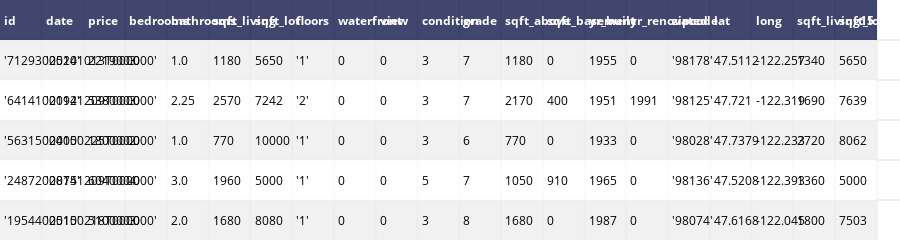

Notebook code for this chart:
### Code cell
import plotly.offline as py
import plotly.graph_objs as go
import pandas as pd
plotly.offline.init_notebook_mode(connected=True)

df = pd.read_csv("https://raw.githubusercontent.com/degharbi/Housing-prices-prediction/master/data/kc_house_data.csv")

table = ff.create_table(df.head())
py.iplot(table, filename='jupyter-table1')

### Figure 1 — Plotly figure (JSON) as saved in the notebook; plotly's stock layout.template omitted (floating-point values rounded to 4 significant figures)
{"data": [{"colorscale": [[0, "#00083e"], [0.5, "#ededee"], [1, "#ffffff"]], "hoverinfo": "none", "opacity": 0.75, "showscale": false, "type": "heatmap", "uid": "5973d745-b211-4447-a5da-59459d58fee6", "z": [[0, 0, 0, 0, 0, 0, 0, 0, 0, 0, 0, 0, 0, 0, 0, 0, 0, 0, 0, 0, 0], [0.5, 0.5, 0.5, 0.5, 0.5, 0.5, 0.5, 0.5, 0.5, 0.5, 0.5, 0.5, 0.5, 0.5, 0.5, 0.5, 0.5, 0.5, 0.5, 0.5, 0.5], [1, 1, 1, 1, 1, 1, 1, 1, 1, 1, 1, 1, 1, 1, 1, 1, 1, 1, 1, 1, 1], [0.5, 0.5, 0.5, 0.5, 0.5, 0.5, 0.5, 0.5, 0.5, 0.5, 0.5, 0.5, 0.5, 0.5, 0.5, 0.5, 0.5, 0.5, 0.5, 0.5, 0.5], [1, 1, 1, 1, 1, 1, 1, 1, 1, 1, 1, 1, 1, 1, 1, 1, 1, 1, 1, 1, 1], [0.5, 0.5, 0.5, 0.5, 0.5, 0.5, 0.5, 0.5, 0.5, 0.5, 0.5, 0.5, 0.5, 0.5, 0.5, 0.5, 0.5, 0.5, 0.5, 0.5, 0.5]]}], "layout": {"annotations": [{"align": "left", "font": {"color": "#ffffff"}, "showarrow": false, "text": "<b>id</b>", "x": -0.45, "xanchor": "left", "xref": "x", "y": 0, "yref": "y"}, {"align": "left", "font": {"color": "#ffffff"}, "showarrow": false, "text": "<b>date</b>", "x": 0.55, "xanchor": "left", "xref": "x", "y": 0, "yref": "y"}, {"align": "left", "font": {"color": "#ffffff"}, "showarrow": false, "text": "<b>price</b>", "x": 1.55, "xanchor": "left", "xref": "x", "y": 0, "yref": "y"}, {"align": "left", "font": {"color": "#ffffff"}, "showarrow": false, "text": "<b>bedrooms</b>", "x": 2.55, "xanchor": "left", "xref": "x", "y": 0, "yref": "y"}, {"align": "left", "font": {"color": "#ffffff"}, "showarrow": false, "text": "<b>bathrooms</b>", "x": 3.55, "xanchor": "left", "xref": "x", "y": 0, "yref": "y"}, {"align": "left", "font": {"color": "#ffffff"}, "showarrow": false, "text": "<b>sqft_living</b>", "x": 4.55, "xanchor": "left", "xref": "x", "y": 0, "yref": "y"}, {"align": "left", "font": {"color": "#ffffff"}, "showarrow": false, "text": "<b>sqft_lot</b>", "x": 5.55, "xanchor": "left", "xref": "x", "y": 0, "yref": "y"}, {"align": "left", "font": {"color": "#ffffff"}, "showarrow": false, "text": "<b>floors</b>", "x": 6.55, "xanchor": "left", "xref": "x", "y": 0, "yref": "y"}, {"align": "left", "font": {"color": "#ffffff"}, "showarrow": false, "text": "<b>waterfront</b>", "x": 7.55, "xanchor": "left", "xref": "x", "y": 0, "yref": "y"}, {"align": "left", "font": {"color": "#ffffff"}, "showarrow": false, "text": "<b>view</b>", "x": 8.55, "xanchor": "left", "xref": "x", "y": 0, "yref": "y"}, {"align": "left", "font": {"color": "#ffffff"}, "showarrow": false, "text": "<b>condition</b>", "x": 9.55, "xanchor": "left", "xref": "x", "y": 0, "yref": "y"}, {"align": "left", "font": {"color": "#ffffff"}, "showarrow": false, "text": "<b>grade</b>", "x": 10.55, "xanchor": "left", "xref": "x", "y": 0, "yref": "y"}, {"align": "left", "font": {"color": "#ffffff"}, "showarrow": false, "text": "<b>sqft_above</b>", "x": 11.55, "xanchor": "left", "xref": "x", "y": 0, "yref": "y"}, {"align": "left", "font": {"color": "#ffffff"}, "showarrow": false, "text": "<b>sqft_basement</b>", "x": 12.55, "xanchor": "left", "xref": "x", "y": 0, "yref": "y"}, {"align": "left", "font": {"color": "#ffffff"}, "showarrow": false, "text": "<b>yr_built</b>", "x": 13.55, "xanchor": "left", "xref": "x", "y": 0, "yref": "y"}, {"align": "left", "font": {"color": "#ffffff"}, "showarrow": false, "text": "<b>yr_renovated</b>", "x": 14.55, "xanchor": "left", "xref": "x", "y": 0, "yref": "y"}, {"align": "left", "font": {"color": "#ffffff"}, "showarrow": false, "text": "<b>zipcode</b>", "x": 15.55, "xanchor": "left", "xref": "x", "y": 0, "yref": "y"}, {"align": "left", "font": {"color": "#ffffff"}, "showarrow": false, "text": "<b>lat</b>", "x": 16.55, "xanchor": "left", "xref": "x", "y": 0, "yref": "y"}, {"align": "left", "font": {"color": "#ffffff"}, "showarrow": false, "text": "<b>long</b>", "x": 17.55, "xanchor": "left", "xref": "x", "y": 0, "yref": "y"}, {"align": "left", "font": {"color": "#ffffff"}, "showarrow": false, "text": "<b>sqft_living15</b>", "x": 18.55, "xanchor": "left", "xref": "x", "y": 0, "yref": "y"}, {"align": "left", "font": {"color": "#ffffff"}, "showarrow": false, "text": "<b>sqft_lot15</b>", "x": 19.55, "xanchor": "left", "xref": "x", "y": 0, "yref": "y"}, {"align": "left", "font": {"color": "#000000"}, "showarrow": false, "text": "'7129300520'", "x": -0.45, "xanchor": "left", "xref": "x", "y": 1, "yref": "y"}, {"align": "left", "font": {"color": "#000000"}, "showarrow": false, "text": "'20141013T000000'", "x": 0.55, "xanchor": "left", "xref": "x", "y": 1, "yref": "y"}, {"align": "left", "font": {"color": "#000000"}, "showarrow": false, "text": "221900.0", "x": 1.55, "xanchor": "left", "xref": "x", "y": 1, "yref": "y"}, {"align": "left", "font": {"color": "#000000"}, "showarrow": false, "text": "3", "x": 2.55, "xanchor": "left", "xref": "x", "y": 1, "yref": "y"}, {"align": "left", "font": {"color": "#000000"}, "showarrow": false, "text": "1.0", "x": 3.55, "xanchor": "left", "xref": "x", "y": 1, "yref": "y"}, {"align": "left", "font": {"color": "#000000"}, "showarrow": false, "text": "1180", "x": 4.55, "xanchor": "left", "xref": "x", "y": 1, "yref": "y"}, {"align": "left", "font": {"color": "#000000"}, "showarrow": false, "text": "5650", "x": 5.55, "xanchor": "left", "xref": "x", "y": 1, "yref": "y"}, {"align": "left", "font": {"color": "#000000"}, "showarrow": false, "text": "'1'", "x": 6.55, "xanchor": "left", "xref": "x", "y": 1, "yref": "y"}, {"align": "left", "font": {"color": "#000000"}, "showarrow": false, "text": "0", "x": 7.55, "xanchor": "left", "xref": "x", "y": 1, "yref": "y"}, {"align": "left", "font": {"color": "#000000"}, "showarrow": false, "text": "0", "x": 8.55, "xanchor": "left", "xref": "x", "y": 1, "yref": "y"}, {"align": "left", "font": {"color": "#000000"}, "showarrow": false, "text": "3", "x": 9.55, "xanchor": "left", "xref": "x", "y": 1, "yref": "y"}, {"align": "left", "font": {"color": "#000000"}, "showarrow": false, "text": "7", "x": 10.55, "xanchor": "left", "xref": "x", "y": 1, "yref": "y"}, {"align": "left", "font": {"color": "#000000"}, "showarrow": false, "text": "1180", "x": 11.55, "xanchor": "left", "xref": "x", "y": 1, "yref": "y"}, {"align": "left", "font": {"color": "#000000"}, "showarrow": false, "text": "0", "x": 12.55, "xanchor": "left", "xref": "x", "y": 1, "yref": "y"}, {"align": "left", "font": {"color": "#000000"}, "showarrow": false, "text": "1955", "x": 13.55, "xanchor": "left", "xref": "x", "y": 1, "yref": "y"}, {"align": "left", "font": {"color": "#000000"}, "showarrow": false, "text": "0", "x": 14.55, "xanchor": "left", "xref": "x", "y": 1, "yref": "y"}, {"align": "left", "font": {"color": "#000000"}, "showarrow": false, "text": "'98178'", "x": 15.55, "xanchor": "left", "xref": "x", "y": 1, "yref": "y"}, {"align": "left", "font": {"color": "#000000"}, "showarrow": false, "text": "47.5112", "x": 16.55, "xanchor": "left", "xref": "x", "y": 1, "yref": "y"}, {"align": "left", "font": {"color": "#000000"}, "showarrow": false, "text": "-122.257", "x": 17.55, "xanchor": "left", "xref": "x", "y": 1, "yref": "y"}, {"align": "left", "font": {"color": "#000000"}, "showarrow": false, "text": "1340", "x": 18.55, "xanchor": "left", "xref": "x", "y": 1, "yref": "y"}, {"align": "left", "font": {"color": "#000000"}, "showarrow": false, "text": "5650", "x": 19.55, "xanchor": "left", "xref": "x", "y": 1, "yref": "y"}, {"align": "left", "font": {"color": "#000000"}, "showarrow": false, "text": "'6414100192'", "x": -0.45, "xanchor": "left", "xref": "x", "y": 2, "yref": "y"}, {"align": "left", "font": {"color": "#000000"}, "showarrow": false, "text": "'20141209T000000'", "x": 0.55, "xanchor": "left", "xref": "x", "y": 2, "yref": "y"}, {"align": "left", "font": {"color": "#000000"}, "showarrow": false, "text": "538000.0", "x": 1.55, "xanchor": "left", "xref": "x", "y": 2, "yref": "y"}, {"align": "left", "font": {"color": "#000000"}, "showarrow": false, "text": "3", "x": 2.55, "xanchor": "left", "xref": "x", "y": 2, "yref": "y"}, {"align": "left", "font": {"color": "#000000"}, "showarrow": false, "text": "2.25", "x": 3.55, "xanchor": "left", "xref": "x", "y": 2, "yref": "y"}, {"align": "left", "font": {"color": "#000000"}, "showarrow": false, "text": "2570", "x": 4.55, "xanchor": "left", "xref": "x", "y": 2, "yref": "y"}, {"align": "left", "font": {"color": "#000000"}, "showarrow": false, "text": "7242", "x": 5.55, "xanchor": "left", "xref": "x", "y": 2, "yref": "y"}, {"align": "left", "font": {"color": "#000000"}, "showarrow": false, "text": "'2'", "x": 6.55, "xanchor": "left", "xref": "x", "y": 2, "yref": "y"}, {"align": "left", "font": {"color": "#000000"}, "showarrow": false, "text": "0", "x": 7.55, "xanchor": "left", "xref": "x", "y": 2, "yref": "y"}, {"align": "left", "font": {"color": "#000000"}, "showarrow": false, "text": "0", "x": 8.55, "xanchor": "left", "xref": "x", "y": 2, "yref": "y"}, {"align": "left", "font": {"color": "#000000"}, "showarrow": false, "text": "3", "x": 9.55, "xanchor": "left", "xref": "x", "y": 2, "yref": "y"}, {"align": "left", "font": {"color": "#000000"}, "showarrow": false, "text": "7", "x": 10.55, "xanchor": "left", "xref": "x", "y": 2, "yref": "y"}, {"align": "left", "font": {"color": "#000000"}, "showarrow": false, "text": "2170", "x": 11.55, "xanchor": "left", "xref": "x", "y": 2, "yref": "y"}, {"align": "left", "font": {"color": "#000000"}, "showarrow": false, "text": "400", "x": 12.55, "xanchor": "left", "xref": "x", "y": 2, "yref": "y"}, {"align": "left", "font": {"color": "#000000"}, "showarrow": false, "text": "1951", "x": 13.55, "xanchor": "left", "xref": "x", "y": 2, "yref": "y"}, {"align": "left", "font": {"color": "#000000"}, "showarrow": false, "text": "1991", "x": 14.55, "xanchor": "left", "xref": "x", "y": 2, "yref": "y"}, {"align": "left", "font": {"color": "#000000"}, "showarrow": false, "text": "'98125'", "x": 15.55, "xanchor": "left", "xref": "x", "y": 2, "yref": "y"}, {"align": "left", "font": {"color": "#000000"}, "showarrow": false, "text": "47.721", "x": 16.55, "xanchor": "left", "xref": "x", "y": 2, "yref": "y"}, {"align": "left", "font": {"color": "#000000"}, "showarrow": false, "text": "-122.319", "x": 17.55, "xanchor": "left", "xref": "x", "y": 2, "yref": "y"}, {"align": "left", "font": {"color": "#000000"}, "showarrow": false, "text": "1690", "x": 18.55, "xanchor": "left", "xref": "x", "y": 2, "yref": "y"}, {"align": "left", "font": {"color": "#000000"}, "showarrow": false, "text": "7639", "x": 19.55, "xanchor": "left", "xref": "x", "y": 2, "yref": "y"}, {"align": "left", "font": {"color": "#000000"}, "showarrow": false, "text": "'5631500400'", "x": -0.45, "xanchor": "left", "xref": "x", "y": 3, "yref": "y"}, {"align": "left", "font": {"color": "#000000"}, "showarrow": false, "text": "'20150225T000000'", "x": 0.55, "xanchor": "left", "xref": "x", "y": 3, "yref": "y"}, {"align": "left", "font": {"color": "#000000"}, "showarrow": false, "text": "180000.0", "x": 1.55, "xanchor": "left", "xref": "x", "y": 3, "yref": "y"}, {"align": "left", "font": {"color": "#000000"}, "showarrow": false, "text": "2", "x": 2.55, "xanchor": "left", "xref": "x", "y": 3, "yref": "y"}, {"align": "left", "font": {"color": "#000000"}, "showarrow": false, "text": "1.0", "x": 3.55, "xanchor": "left", "xref": "x", "y": 3, "yref": "y"}, {"align": "left", "font": {"color": "#000000"}, "showarrow": false, "text": "770", "x": 4.55, "xanchor": "left", "xref": "x", "y": 3, "yref": "y"}, {"align": "left", "font": {"color": "#000000"}, "showarrow": false, "text": "10000", "x": 5.55, "xanchor": "left", "xref": "x", "y": 3, "yref": "y"}, {"align": "left", "font": {"color": "#000000"}, "showarrow": false, "text": "'1'", "x": 6.55, "xanchor": "left", "xref": "x", "y": 3, "yref": "y"}, {"align": "left", "font": {"color": "#000000"}, "showarrow": false, "text": "0", "x": 7.55, "xanchor": "left", "xref": "x", "y": 3, "yref": "y"}, {"align": "left", "font": {"color": "#000000"}, "showarrow": false, "text": "0", "x": 8.55, "xanchor": "left", "xref": "x", "y": 3, "yref": "y"}, {"align": "left", "font": {"color": "#000000"}, "showarrow": false, "text": "3", "x": 9.55, "xanchor": "left", "xref": "x", "y": 3, "yref": "y"}, {"align": "left", "font": {"color": "#000000"}, "showarrow": false, "text": "6", "x": 10.55, "xanchor": "left", "xref": "x", "y": 3, "yref": "y"}, {"align": "left", "font": {"color": "#000000"}, "showarrow": false, "text": "770", "x": 11.55, "xanchor": "left", "xref": "x", "y": 3, "yref": "y"}, {"align": "left", "font": {"color": "#000000"}, "showarrow": false, "text": "0", "x": 12.55, "xanchor": "left", "xref": "x", "y": 3, "yref": "y"}, {"align": "left", "font": {"color": "#000000"}, "showarrow": false, "text": "1933", "x": 13.55, "xanchor": "left", "xref": "x", "y": 3, "yref": "y"}, {"align": "left", "font": {"color": "#000000"}, "showarrow": false, "text": "0", "x": 14.55, "xanchor": "left", "xref": "x", "y": 3, "yref": "y"}, {"align": "left", "font": {"color": "#000000"}, "showarrow": false, "text": "'98028'", "x": 15.55, "xanchor": "left", "xref": "x", "y": 3, "yref": "y"}, {"align": "left", "font": {"color": "#000000"}, "showarrow": false, "text": "47.7379", "x": 16.55, "xanchor": "left", "xref": "x", "y": 3, "yref": "y"}, {"align": "left", "font": {"color": "#000000"}, "showarrow": false, "text": "-122.233", "x": 17.55, "xanchor": "left", "xref": "x", "y": 3, "yref": "y"}, {"align": "left", "font": {"color": "#000000"}, "showarrow": false, "text": "2720", "x": 18.55, "xanchor": "left", "xref": "x", "y": 3, "yref": "y"}, {"align": "left", "font": {"color": "#000000"}, "showarrow": false, "text": "8062", "x": 19.55, "xanchor": "left", "xref": "x", "y": 3, "yref": "y"}, {"align": "left", "font": {"color": "#000000"}, "showarrow": false, "text": "'2487200875'", "x": -0.45, "xanchor": "left", "xref": "x", "y": 4, "yref": "y"}, {"align": "left", "font": {"color": "#000000"}, "showarrow": false, "text": "'20141209T000000'", "x": 0.55, "xanchor": "left", "xref": "x", "y": 4, "yref": "y"}, {"align": "left", "font": {"color": "#000000"}, "showarrow": false, "text": "604000.0", "x": 1.55, "xanchor": "left", "xref": "x", "y": 4, "yref": "y"}, {"align": "left", "font": {"color": "#000000"}, "showarrow": false, "text": "4", "x": 2.55, "xanchor": "left", "xref": "x", "y": 4, "yref": "y"}, {"align": "left", "font": {"color": "#000000"}, "showarrow": false, "text": "3.0", "x": 3.55, "xanchor": "left", "xref": "x", "y": 4, "yref": "y"}, {"align": "left", "font": {"color": "#000000"}, "showarrow": false, "text": "1960", "x": 4.55, "xanchor": "left", "xref": "x", "y": 4, "yref": "y"}, {"align": "left", "font": {"color": "#000000"}, "showarrow": false, "text": "5000", "x": 5.55, "xanchor": "left", "xref": "x", "y": 4, "yref": "y"}, {"align": "left", "font": {"color": "#000000"}, "showarrow": false, "text": "'1'", "x": 6.55, "xanchor": "left", "xref": "x", "y": 4, "yref": "y"}, {"align": "left", "font": {"color": "#000000"}, "showarrow": false, "text": "0", "x": 7.55, "xanchor": "left", "xref": "x", "y": 4, "yref": "y"}, {"align": "left", "font": {"color": "#000000"}, "showarrow": false, "text": "0", "x": 8.55, "xanchor": "left", "xref": "x", "y": 4, "yref": "y"}, {"align": "left", "font": {"color": "#000000"}, "showarrow": false, "text": "5", "x": 9.55, "xanchor": "left", "xref": "x", "y": 4, "yref": "y"}, {"align": "left", "font": {"color": "#000000"}, "showarrow": false, "text": "7", "x": 10.55, "xanchor": "left", "xref": "x", "y": 4, "yref": "y"}, {"align": "left", "font": {"color": "#000000"}, "showarrow": false, "text": "1050", "x": 11.55, "xanchor": "left", "xref": "x", "y": 4, "yref": "y"}, {"align": "left", "font": {"color": "#000000"}, "showarrow": false, "text": "910", "x": 12.55, "xanchor": "left", "xref": "x", "y": 4, "yref": "y"}, {"align": "left", "font": {"color": "#000000"}, "showarrow": false, "text": "1965", "x": 13.55, "xanchor": "left", "xref": "x", "y": 4, "yref": "y"}, {"align": "left", "font": {"color": "#000000"}, "showarrow": false, "text": "0", "x": 14.55, "xanchor": "left", "xref": "x", "y": 4, "yref": "y"}, {"align": "left", "font": {"color": "#000000"}, "showarrow": false, "text": "'98136'", "x": 15.55, "xanchor": "left", "xref": "x", "y": 4, "yref": "y"}, {"align": "left", "font": {"color": "#000000"}, "showarrow": false, "text": "47.5208", "x": 16.55, "xanchor": "left", "xref": "x", "y": 4, "yref": "y"}, {"align": "left", "font": {"color": "#000000"}, "showarrow": false, "text": "-122.393", "x": 17.55, "xanchor": "left", "xref": "x", "y": 4, "yref": "y"}, {"align": "left", "font": {"color": "#000000"}, "showarrow": false, "text": "1360", "x": 18.55, "xanchor": "left", "xref": "x", "y": 4, "yref": "y"}, {"align": "left", "font": {"color": "#000000"}, "showarrow": false, "text": "5000", "x": 19.55, "xanchor": "left", "xref": "x", "y": 4, "yref": "y"}, {"align": "left", "font": {"color": "#000000"}, "showarrow": false, "text": "'1954400510'", "x": -0.45, "xanchor": "left", "xref": "x", "y": 5, "yref": "y"}, {"align": "left", "font": {"color": "#000000"}, "showarrow": false, "text": "'20150218T000000'", "x": 0.55, "xanchor": "left", "xref": "x", "y": 5, "yref": "y"}, {"align": "left", "font": {"color": "#000000"}, "showarrow": false, "text": "510000.0", "x": 1.55, "xanchor": "left", "xref": "x", "y": 5, "yref": "y"}, {"align": "left", "font": {"color": "#000000"}, "showarrow": false, "text": "3", "x": 2.55, "xanchor": "left", "xref": "x", "y": 5, "yref": "y"}, {"align": "left", "font": {"color": "#000000"}, "showarrow": false, "text": "2.0", "x": 3.55, "xanchor": "left", "xref": "x", "y": 5, "yref": "y"}, {"align": "left", "font": {"color": "#000000"}, "showarrow": false, "text": "1680", "x": 4.55, "xanchor": "left", "xref": "x", "y": 5, "yref": "y"}, {"align": "left", "font": {"color": "#000000"}, "showarrow": false, "text": "8080", "x": 5.55, "xanchor": "left", "xref": "x", "y": 5, "yref": "y"}, {"align": "left", "font": {"color": "#000000"}, "showarrow": false, "text": "'1'", "x": 6.55, "xanchor": "left", "xref": "x", "y": 5, "yref": "y"}, {"align": "left", "font": {"color": "#000000"}, "showarrow": false, "text": "0", "x": 7.55, "xanchor": "left", "xref": "x", "y": 5, "yref": "y"}, {"align": "left", "font": {"color": "#000000"}, "showarrow": false, "text": "0", "x": 8.55, "xanchor": "left", "xref": "x", "y": 5, "yref": "y"}, {"align": "left", "font": {"color": "#000000"}, "showarrow": false, "text": "3", "x": 9.55, "xanchor": "left", "xref": "x", "y": 5, "yref": "y"}, {"align": "left", "font": {"color": "#000000"}, "showarrow": false, "text": "8", "x": 10.55, "xanchor": "left", "xref": "x", "y": 5, "yref": "y"}, {"align": "left", "font": {"color": "#000000"}, "showarrow": false, "text": "1680", "x": 11.55, "xanchor": "left", "xref": "x", "y": 5, "yref": "y"}, {"align": "left", "font": {"color": "#000000"}, "showarrow": false, "text": "0", "x": 12.55, "xanchor": "left", "xref": "x", "y": 5, "yref": "y"}, {"align": "left", "font": {"color": "#000000"}, "showarrow": false, "text": "1987", "x": 13.55, "xanchor": "left", "xref": "x", "y": 5, "yref": "y"}, {"align": "left", "font": {"color": "#000000"}, "showarrow": false, "text": "0", "x": 14.55, "xanchor": "left", "xref": "x", "y": 5, "yref": "y"}, {"align": "left", "font": {"color": "#000000"}, "showarrow": false, "text": "'98074'", "x": 15.55, "xanchor": "left", "xref": "x", "y": 5, "yref": "y"}, {"align": "left", "font": {"color": "#000000"}, "showarrow": false, "text": "47.6168", "x": 16.55, "xanchor": "left", "xref": "x", "y": 5, "yref": "y"}, {"align": "left", "font": {"color": "#000000"}, "showarrow": false, "text": "-122.045", "x": 17.55, "xanchor": "left", "xref": "x", "y": 5, "yref": "y"}, {"align": "left", "font": {"color": "#000000"}, "showarrow": false, "text": "1800", "x": 18.55, "xanchor": "left", "xref": "x", "y": 5, "yref": "y"}, {"align": "left", "font": {"color": "#000000"}, "showarrow": false, "text": "7503", "x": 19.55, "xanchor": "left", "xref": "x", "y": 5, "yref": "y"}], "height": 230, "margin": {"b": 0, "l": 0, "r": 0, "t": 0}, "xaxis": {"dtick": 1, "gridwidth": 2, "showticklabels": false, "tick0": -0.5, "ticks": "", "zeroline": false}, "yaxis": {"autorange": "reversed", "dtick": 1, "gridwidth": 2, "showticklabels": false, "tick0": 0.5, "ticks": "", "zeroline": false}}}
